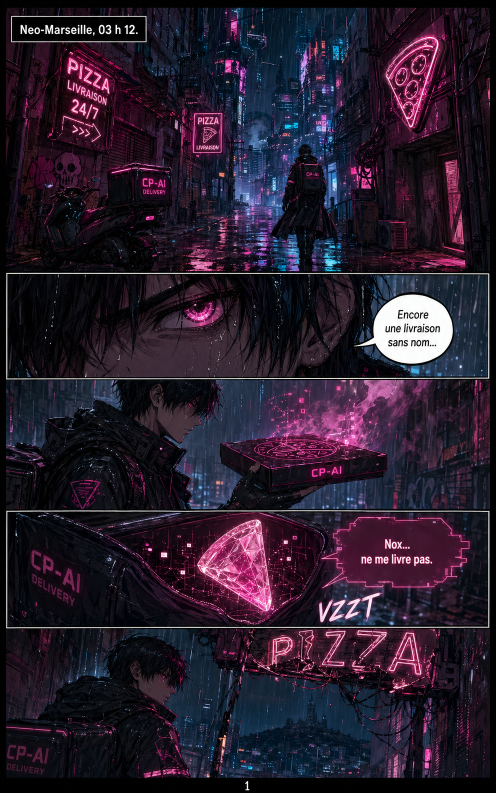
#> input picture CyberPizza-AI/pages/page_002_opening.png, 992 x 1586 px (shown at 1/2 size); its folder holds 4 pictures in this run
$ python build_fixed_epub.py
#> lines starting #> are read from the running program, lines starting #| are printed output that depends on the picture
from __future__ import annotations

import html
import shutil
import zipfile
from pathlib import Path

from PIL import Image


ROOT = Path(__file__).resolve().parents[1]
PAGES_DIR = ROOT / "pages"
OUTPUT_DIR = ROOT / "output"
BUILD_DIR = OUTPUT_DIR / "epub_build"
NORMALIZED_DIR = OUTPUT_DIR / "pages_1600x2560"

TITLE = "Cocktails Iconiques"
AUTHOR = "MechaPizzAI Lab"
LANGUAGE = "fr"
WIDTH = 1600
HEIGHT = 2560


def normalize_images() -> list[Path]:
    NORMALIZED_DIR.mkdir(parents=True, exist_ok=True)
    output_paths: list[Path] = []

    for source in sorted(PAGES_DIR.glob("page_*.png")):
        target = NORMALIZED_DIR / source.name
        with Image.open(source) as image:
#> image is the input picture: PIL image 992x1586 RGB; mean R, G, B 40, 28.8, 44.4
            image = image.convert("RGB")
            resized = image.resize((WIDTH, HEIGHT), Image.Resampling.LANCZOS)
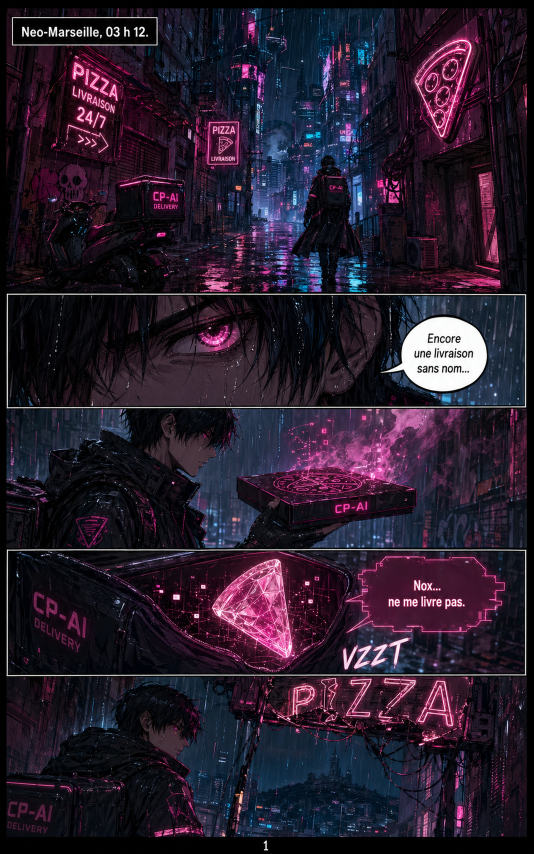
#> resized: PIL image 1600x2560 RGB (shown at 1/3 size); mean R, G, B 40.1, 28.9, 44.4
            resized.save(target, "PNG", optimize=True)
        output_paths.append(target)
#> pass 2 of the loop in normalize_images, `for source in sorted(PAGES_DIR.glob("page_*.png")):`:
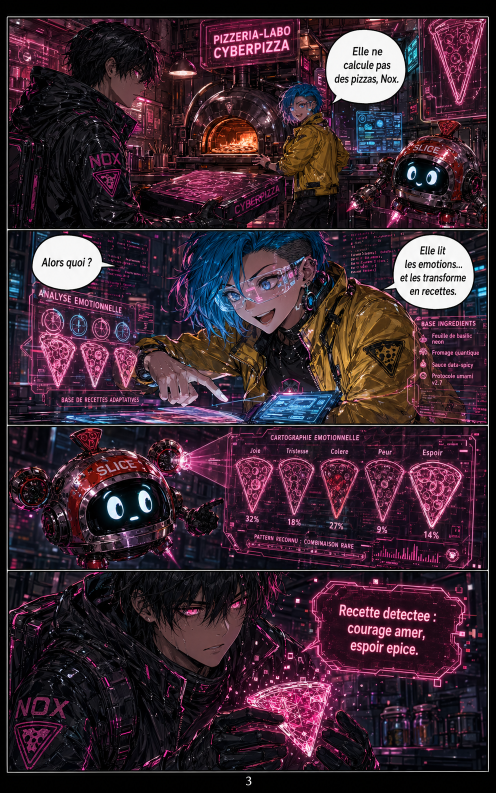
#> input picture CyberPizza-AI/pages/page_003_pizzeria_lab.png, 992 x 1586 px (shown at 1/2 size)
#> in normalize_images, image is the input picture: PIL image 992x1586 RGB; mean R, G, B 59.4, 38.9, 49.9
#> in normalize_images, `resized = image.resize((WIDTH, HEIGHT), Image.Resampling.LANCZOS)`:
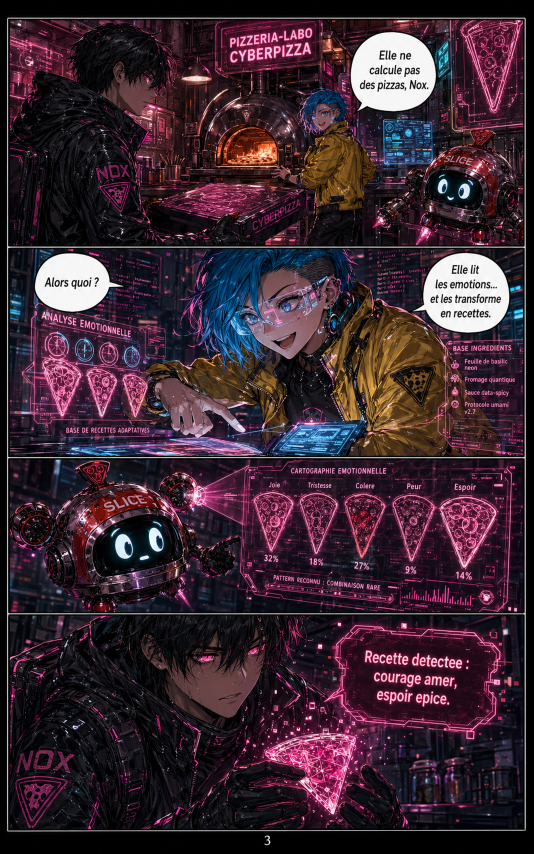
#> resized: PIL image 1600x2560 RGB (shown at 1/3 size); mean R, G, B 59.4, 39, 50
#> pass 3 of the loop in normalize_images, `for source in sorted(PAGES_DIR.glob("page_*.png")):`:
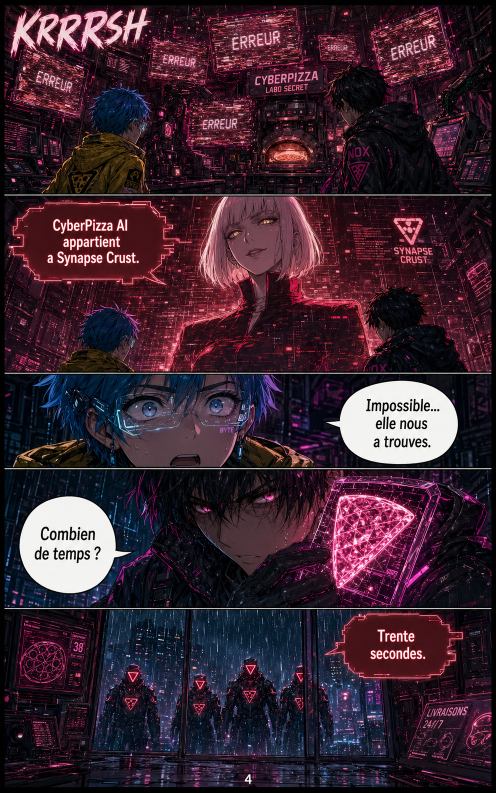
#> input picture CyberPizza-AI/pages/page_004_mara_warning.png, 992 x 1586 px (shown at 1/2 size)
#> in normalize_images, image is the input picture: PIL image 992x1586 RGB; mean R, G, B 58.4, 36.2, 48.3
#> in normalize_images, `resized = image.resize((WIDTH, HEIGHT), Image.Resampling.LANCZOS)`:
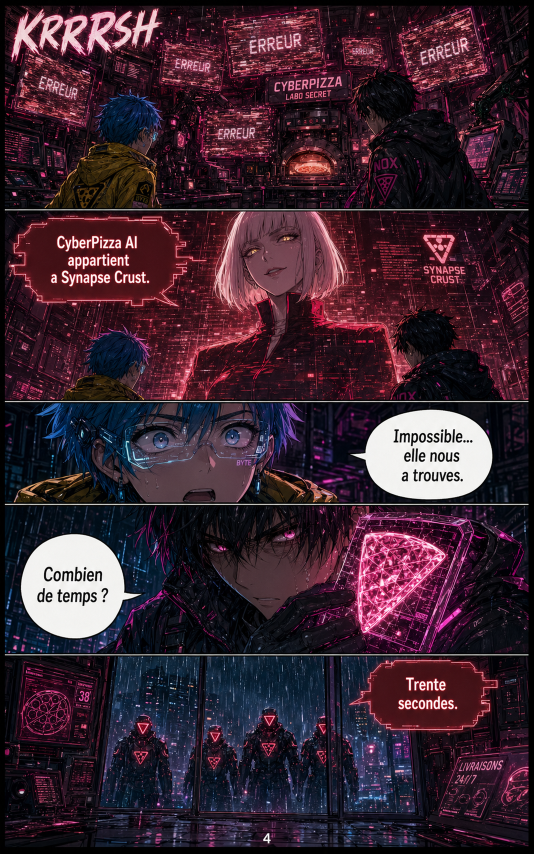
#> resized: PIL image 1600x2560 RGB (shown at 1/3 size); mean R, G, B 58.4, 36.2, 48.4

    return output_paths


def write_text(path: Path, content: str) -> None:
    path.parent.mkdir(parents=True, exist_ok=True)
    path.write_text(content, encoding="utf-8", newline="\n")


# [124 lines left out: function build_epub, not called in this run]


def main() -> None:
    OUTPUT_DIR.mkdir(parents=True, exist_ok=True)
    images = normalize_images()
    if len(images) != 22:
        raise SystemExit(f"Expected 22 pages, found {len(images)}")
    epub_path = build_epub(images)
    print(epub_path)


if __name__ == "__main__":
#> (the run stopped early here; a loop or call above may not have finished)
